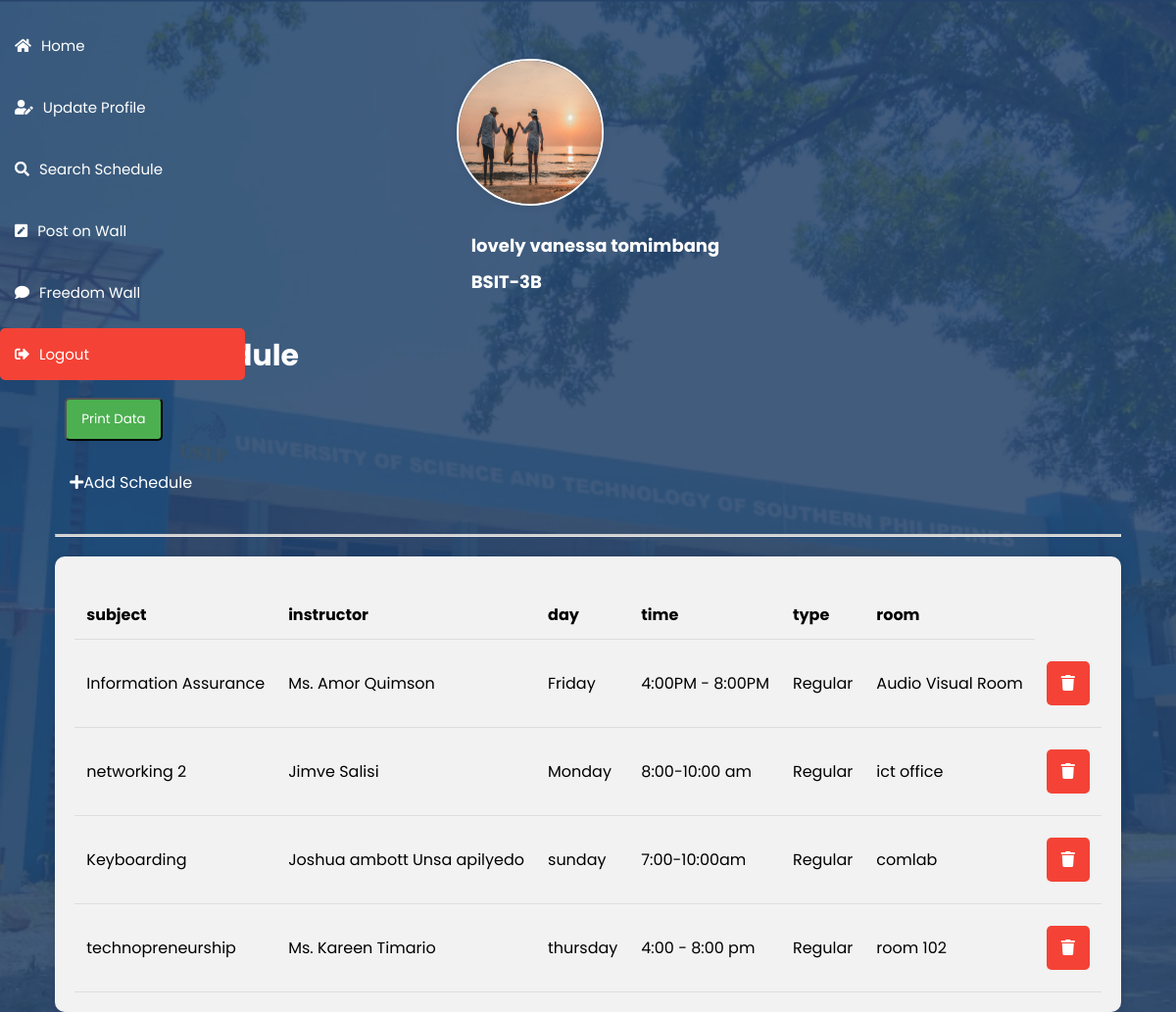
The app's page /userhome.php (signed in) with its own data.
### tables this page shows
CREATE TABLE `users` (
  `id` int(100) NOT NULL,
  `name` varchar(50) NOT NULL,
  `courseandyear` varchar(100) NOT NULL,
  `email` varchar(50) NOT NULL,
  `password` varchar(255) NOT NULL,
  `image` varchar(100) DEFAULT NULL,
  `role` varchar(20) NOT NULL DEFAULT 'user'
);

CREATE TABLE `user_sched` (
  `num` int(9) NOT NULL,
  `user_id` int(9) NOT NULL,
  `id` int(99) NOT NULL,
  `subject` varchar(99) NOT NULL,
  `instructor` varchar(99) NOT NULL,
  `day` varchar(99) NOT NULL,
  `time` varchar(99) NOT NULL,
  `type` varchar(99) NOT NULL,
  `room` varchar(99) NOT NULL
);

### userhome.php (the view, shortened to what this page needs)
<?php
include 'config.php';
$user_id = $_SESSION['user_id'];
$dataQuery = "SELECT * FROM user_sched WHERE user_id = '$user_id'";
$dataResult = mysqli_query($conn, $dataQuery);
$userQuery = "SELECT * FROM users WHERE id = '$user_id'";
$userResult = mysqli_query($conn, $userQuery);
$fetch = mysqli_fetch_assoc($userResult);
?>
<!DOCTYPE html>
<html lang="en">
<head>
   <link rel="stylesheet" href="https://cdnjs.cloudflare.com/ajax/libs/font-awesome/5.15.4/css/all.min.css">
</head>
<body>
<div class="sidebar">
    <a href="userhome.php" class="btn"><i class="fas fa-home"></i>Home</a>
    <a href="user_updp.php" class="btn"><i class="fas fa-user-edit"></i>Update Profile</a>
    <a href="searchsched.php" class="btn"><i class="fas fa-search"></i>Search Schedule</a>
    <a href="userthots.php?user_id=<?php echo $user_id; ?>" class="btn"><i class="fas fa-pen-square"></i>Post on Wall</a>
    <a href="wallthots.php" class="btn"><i class="fas fa-comment"></i>Freedom Wall</a>
    <a href="userhome.php?logout=<?php echo $user_id; ?>" class="delete-btn"><i class="fas fa-sign-out-alt"></i>Logout</a>
</div>
<body>
<div class="col-md-12">
<div class="profile-and-schedule">
   <div class="container">
      <div class="profile">
            <?php
               if ($fetch['image'] == '') {
                  echo '<img src="images/default-avatar.png">';
               } else {
                  echo '<img src="uploaded_img/'.$fetch['image'].'">';
               }
            ?>
            <h3><?php echo $fetch['name']; ?></h3>
            <h3><?php echo $fetch['courseandyear']; ?></h3>
         </div>
         <h2><i class="fas fa-calendar-alt"></i> My Schedule</h2>
      <button class="print-button" onclick="printData()">Print Data</button>
      <a href="searchsched.php" class="btn"><i class="fas fa-plus"></i>Add Schedule</a>
<hr style="border-top: 2px solid #ccc; width: 100%; margin-top: 20px;">
      <div class="data-storage">
      <table>
         <thead>
            <tr>
               <?php
               $columnsQuery = mysqli_query($conn, "SHOW COLUMNS FROM user_sched");
               while ($column = mysqli_fetch_assoc($columnsQuery)) {
                  if ($column['Field'] != 'num' && $column['Field'] != 'user_id' && $column['Field'] != 'id') {
                     echo '<th>' . $column['Field'] . '</th>';
                  }
               }
               ?>
            </tr>
         </thead>
         <tbody>
            <?php
            while ($row = mysqli_fetch_assoc($dataResult)) {
               echo '<tr>';
               foreach ($row as $key => $value) {
                  if ($key != 'num' && $key != 'user_id' && $key != 'id') {
                     echo '<td>' . $value . '</td>';
                  }
               }
               echo '<td><a href="deletesched.php?id=' . $row['id'] . '" class="delete-btn"><i class="fas fa-trash"></i></a></td>';
               echo '</tr>';
            }
            ?>
         </tbody>
      </table>
      </div>
   </div>
</div>
</body>
</html>

### userhome.php (style rules this page uses)
* { margin: 0; padding: 0; box-sizing: border-box; font-family: "Poppins", sans-serif; }
body { display: flex; justify-content: center; align-items: center; min-height: 100vh; background: url(pics/ustp.png) no-repeat; background-size: cover; background-position: center; }
.sidebar { height: none; width: 250px; position: fixed; top: 0; left: 0; padding-top: none; }
.sidebar a { padding: 15px; text-decoration: none; font-size: 15px; color: WHITE; display: block; transition: 0.3s; }
.sidebar a i { margin-right: 10px; }
.sidebar:not(.active) .btn { display: block; }
.btn { display: inline-block; padding: 10px 15px; margin: 10px 0; text-decoration: none; color: #fff; border-radius: 5px; transition: background-color 0.3s; }
.delete-btn { display: inline-block; padding: 10px 15px; margin: 10px 0; text-decoration: none; background-color: #f44336; color: #fff; border-radius: 5px; transition: background-color 0.3s; }
.container { display: flex; flex-direction: column; justify-content: left; margin-top: 20px; margin-left: auto; display: flex; flex-direction: column; align-items: flex-start; }
.profile { width: auto; margin: 0 auto; padding: 20px; border-radius: 10px; box-sizing: border-box; }
.profile h3 { margin-top: 10px; font-size: 18px; color: white; margin-left:15px; }
.profile img { width: 150px; height: 150px; border-radius: 50%; margin-bottom: 10px; border: 2px solid #fff; box-shadow: 0 0 10px rgba(0, 0, 0, 0.1); }
.data-storage { background-color: #f2f2f2; padding: 20px; border-radius: 10px; box-shadow: 0 0 10px rgba(0, 0, 0, 0.1); overflow-x: auto; }
.data-storage table { width: 100%; border-collapse: collapse; margin-top: 15px; }
.data-storage th, .data-storage td { padding: 12px; text-align: left; border-bottom: 1px solid #ddd; }
.data-storage th { background-color: #f2f2f2; }
.sidebar a:first-child { margin-top: 20px; }
.sidebar .btn { display: flex; align-items: center; padding: 15px; text-decoration: none; color: white; }
.profile-and-schedule { display: flex; flex-direction: column; align-items: center; justify-content: center; margin-top: 20px; }
.profile-and-schedule .profile { width: auto; margin: 0 auto; padding: 20px; border-radius: 10px; box-sizing: border-box; }
.profile-and-schedule .data-storage { background-color: #f2f2f2; padding: 20px; border-radius: 10px; box-shadow: 0 0 10px rgba(0, 0, 0, 0.1); overflow-x: auto; margin-top: 20px; }
h2 { font-size: 30px; color: white; margin-top: 20px; margin-bottom: 10px; margin-left:-550px; }
.print-button { display: inline-block; padding: 10px 15px; margin: 10px 0; text-decoration: none; background-color: #4caf50; color: #fff; border-radius: 5px; cursor: pointer; transition: background-color 0.3s; margin-left: 10px }
h2 { margin-left:20px; }

### records on screen
users: image (picture), name "lovely vanessa tomimbang", courseandyear "BSIT-3B"
user_sched: subject "Information Assurance", instructor "Ms. Amor Quimson", day "Friday", time "4:00PM - 8:00PM", type "Regular", room "Audio Visual Room"
user_sched: subject "networking 2", instructor "Jimve Salisi", day "Monday", time "8:00-10:00 am", type "Regular", room "ict office"
user_sched: subject "Keyboarding", instructor "Joshua ambott Unsa apilyedo", day "sunday", time "7:00-10:00am", type "Regular", room "comlab"
user_sched: subject "technopreneurship", instructor "Ms. Kareen Timario", day "thursday", time "4:00 - 8:00 pm", type "Regular", room "room 102"

### other values on screen
$column['Field'] "subject"
$column['Field'] "instructor"
$column['Field'] "day"
$column['Field'] "time"
$column['Field'] "type"
$column['Field'] "room"
